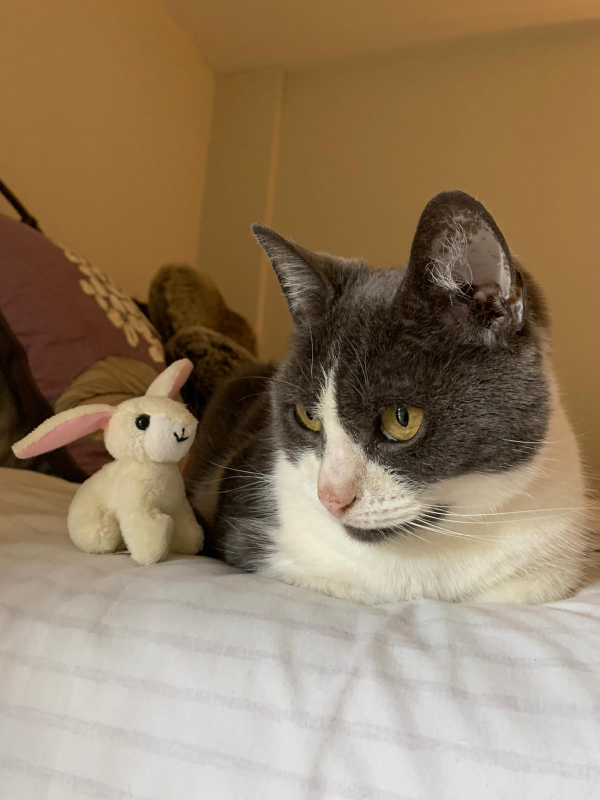
#> input picture ALL_ANSWERS/lab2/images/cat.jpg, 1200 x 1600 px (shown at 1/2 size)
$ jupyter execute --allow-errors lab2-linear_models_neural_nets_SVM.ipynb
#> lines starting #> are read from the running program, lines starting #| are printed output that depends on the picture
# Lab 2: Linear models, neural networks and SVMs

Now the first lab is complete which recapped Python, Jupyter Notebooks and NumPy operations and introduced scikit-learn (go back over the lab if you're unsure about anything as this lab builds from it), it's time to implement some key supervised learning algorithms: linear regression, neural networks and support vector machines (SVMs).

## Importing the libraries

This lab requires `h5py` package to interact with a dataset that is stored in an H5 file and `imageio` & `PIL` packages for image processing. If you don't have these packages then install using pip3 or conda, as an example run:
```
$ conda install h5py
```

Firstly, we'll import the required packages by running the cell below.

[cell 1]
import numpy as np
import matplotlib.pyplot as plt
from matplotlib.colors import ListedColormap
from sklearn.linear_model import LinearRegression, LogisticRegression
from sklearn.preprocessing import PolynomialFeatures
from sklearn.neural_network import MLPClassifier
from sklearn.metrics import plot_confusion_matrix
from sklearn.model_selection import GridSearchCV, RandomizedSearchCV
from sklearn.svm import SVC
from sklearn.datasets import make_moons

import h5py
import imageio
from PIL import Image
from utils import * # image processing functions from utils.py

## 1) Linear models for regression
Much of machine learning is about fitting functions to data and we begin with linear models, a class of models that are linear functions of the adjustable parameters. The simplest form of linear models are also linear functions of the input variables (simply known as linear regression). For example, for a 3-dimensional (D=3) input $\mathbf{x}=[x_1, x_2, x_3]^T$, linear regression is a linear combination of the input variables plus a constant $b$:

$$ f(\mathbf{x};\mathbf{w},b) = w_1 x_1 + w_2 x_2 + w_3 x_3 + b = \mathbf{w}^T \mathbf{x}  + b \qquad(1) $$

where $\mathbf{w}$ is a 3-dimensional vector of weights and the constant bias $b$ gives the value of the function at the origin.

We want to find the parameters, $\mathbf{w}$, of the linear function that best fits our training dataset of input-output pairs. We will first express our dataset of N examples as an NxD matrix called the *design matrix*, $X$, and the corresponding observed outputs into an Nx1 column vector, $\mathbf{y}$.

$$ \mathbf{y} = \left[ \begin{array}{c}y^{(1)} \\ y^{(2)} \\ \vdots \\ y^{(N)} \end{array} \right],
    \qquad
    X = \left[ \begin{array}{c}\mathbf{x}^{(1)\top} \\ \mathbf{x}^{(2)\top} \\ \vdots \\ \mathbf{x}^{(N)\top} \end{array} \right]
    = \left[ \begin{array}{cccc}
        x_1^{(1)} & x_2^{(1)} & \cdots & x_D^{(1)} \\
        x_1^{(2)} & x_2^{(2)} & \cdots & x_D^{(2)} \\
        \vdots & \vdots & \ddots & \vdots \\
        x_1^{(N)} & x_2^{(N)} & \cdots & x_D^{(N)} \\
\end{array} \right] $$

$$ \mathbf{f} = X\mathbf{w} + b \qquad(2) $$

Expressing the data in the form of a matrix and vector allows us to use the notation of linear algebra to derive the solution. This improves readability and maps more closely to how this is implemented efficiently in code with matrix-vector operations.

We can compute the total square error of the function values above, compared to the observed training set values:

$$ \sum_{n=1}^N [y^{(n)} - f(\mathbf{x}^{(n)};\mathbf{w},b)]^2 = (\mathbf{y}-\mathbf{f})^T(\mathbf{y}-\mathbf{f}) \qquad(3) $$

The least-squares fitting problem is finding the parameters that minimise this error.

Note that there is a notational trick that allows for the bias term, $b$, to be omitted from equations 1 and 2 above. If we construct our design matrix to include an additional column/dimension (so that it is now NxD+1) containing a vector of 1's then the bias term can simply be interpreted  as another weight (i.e. $b = \mathbf{w}_{D+1}^{(n)}\mathbf{x}_{D+1}^{(n)}$ where $\mathbf{x}_{D+1}^{(n)} = 1$ for all $n$).

### 1.1) Least squares fitting

We will begin by generating a series of points from a given quadratic (non-linear) equation $y=(x-1)(x-5) = x^2-6x+5$ with normally distributed noise added i.e. $\mathcal{N}(\mu=0,\sigma=5)$.

[cell 2]
np.random.seed(0)
N = 30
sigma = 5
x = np.sort(np.random.sample((N,1)))*10
y = (x-1)*(x-5) + np.random.normal(0,sigma,N).reshape(-1, 1)

fig, ax = plt.subplots(figsize=(6,4))
ax.scatter(x, y)
ax.set_xlabel('x')
ax.set_ylabel('y')
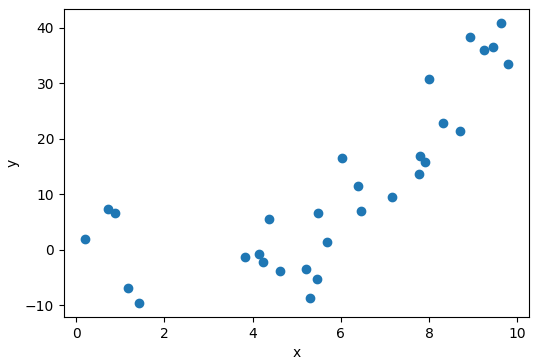
#> figure drawn by matplotlib, 1 panel

Fit a linear function to the generated data, print $w_1$ and $b$ (or $w_0$) and plot the learnt function.

As a helper:
- 1) Create the array $X_{bias}$ by concatenating a vector of ones to $X$ (use [np.concatenate](https://numpy.org/doc/stable/reference/generated/numpy.concatenate.html))
- 2) Calculate $w$ using [np.linalg.lstsq](https://numpy.org/doc/stable/reference/generated/numpy.linalg.lstsq.html)
- 3) Generate predictions $y_{pred}$ for the fitted function
- 4) Plot the learnt linear function alongside the original data points.

[cell 3]
# write your code here

Now use [scikit-learn](https://scikit-learn.org/stable/modules/linear_model.html#ordinary-least-squares) to fit the linear model. Do you get the same $w_1$ and $b$ (coefficient and intercept)? Is the model overfitting or underfitting?

[cell 4]
# write your code here

### 1.2) Non-linear regression: polynomial fitting
Remember that the linear regression model from exercise 1.1 was unable to fit the data well because the data was not linear. We  extend the class of linear models by considering linear combinations of a set of fixed non-linear functions, or basis functions, (see Bishop section 3.1 for more information on basis functions) applied to the input data. Examples of basis functions include the Gaussian basis function and sigmoid basis function but here we will use a polynomial basis function (see Bishop section 3.1 for more details of basis functions). The purpose for doing this is to transform the data into a higher dimensional space such that a linear function can be fit to it.

To fit a polynomial function, we use the following matrix $\Phi$ with the rows $\phi$ consisting of the polynomial basis function.

$$
\Phi = \left[ \begin{array}{ccccc}
        \phi_1(x^{(1)}) & \phi_2(x^{(1)}) & \phi_3(x^{(1)}) & \cdots & \phi_K(x^{(1)}) & \\
        \phi_1(x^{(2)}) & \phi_2(x^{(2)}) & \phi_3(x^{(2)}) & \cdots & \phi_K(x^{(2)}) & \\
        \vdots & \vdots & \vdots & \ddots & \vdots \\
        \phi_1(x^{(N)}) & \phi_2(x^{(N)}) & \phi_3(x^{(N)}) & \cdots & \phi_K(x^{(N)}) & \\
        \end{array} \right] =
        \left[ \begin{array}{ccccc}
        1 & x^{(1)} & {(x^{(1)})}^2 & \cdots & {(x^{(1)})}^{K-1} \\
        1 & x^{(2)} & {(x^{(2)})}^2 & \cdots & {(x^{(2)})}^{K-1} \\
        \vdots & \vdots & \vdots & \ddots & \vdots \\
        1 & x^{(N)} & {(x^{(N)})}^2 & \cdots & {(x^{(N)})}^{K-1} \\
        \end{array} \right]
$$

$$ f(\mathbf{x}) = \mathbf{w}^T \phi (\mathbf{x}) \qquad(4) $$

Notice that the function we are fitting now is non-linear in $\mathbf{x}$ but we can still apply linear regression in the same way as before because the function is still linear in both $\phi(\mathbf{x})$ and $\mathbf{w}$.

Use scikit-learn [PolynomialFeatures](https://scikit-learn.org/stable/modules/generated/sklearn.preprocessing.PolynomialFeatures.html?highlight=polynomial#sklearn.preprocessing.PolynomialFeatures) to fit a second order polynomial to the data, plot the fit line.

[cell 5]
# write your code here

Increase the order of the polynomial. When does the model start to overfit? Which order of polynomial would you use?

## 2) Neural Network for Image Classification
In this section we are going to recap the ideas behind deep neural networks and implement a network to classify cat images (I can sense the excitement).

The dataset we will use is a set of labeled images containing cats (label=1) and non-cats (label=0). Run the cell below to load in train and test splits of the dataset from the local `data.h5` file. Make sure you have downloaded this data file in addition to the notebook from the lab repository.

#> (a cell that did not finish here is left out)

The following cell displays an image in the dataset - change the index and re-run the cell to see other images.

[cell 7]
# Example of a cat picture
index = 208
#> (the rest of this cell did not finish here and is left out)

### 2.1) Explore the dataset
Print the values of:
- a) number of training examples (`num_train`)
- b) number of test examples (`num_test`)
- c) height/width of image or the number of pixels (`num_px`).

Note, `train_set_x_orig` is a numpy-array of shape (`num_train`, `num_px`, `num_px`, 3).

[cell 8]
# write your code here

### 2.2) Reshape the images
Reshape the training (`train_x_orig`) and test (`test_x_orig`) data sets so that each image is flattened into column vector.

<caption><center> <u>Figure 1</u>: Image to vector conversion. <br> </center></caption>

Print the shape of the reshaped training and testing datasets.

[cell 9]
# write your code here

### 2.3) Standardise the images
The pixel value is a vector of three numbers (representing the RGB channels) ranging from 0 to 255. A common preprocessing step in machine learning is to standardise your dataset (subtract the mean and then divide by the standard deviation). For picture datasets, it is simpler and more convenient to apply min-max normalisation by dividing every value by 255.

Apply min-max normalization to the dataset and check the minimum and maximum are 0 and 1, respectively.

[cell 10]
# write your code here

### 2.4) Logistic regression classifier
Logistic regression, despite its name, is a linear model for classification. The probabilities describing the possible outcomes of a classification are modeled using a logistic (sigmoid) function.

$$sigmoid(x) = \frac{1}{1+e^{-x}}$$

Logistic regression can be thought of as a neural network with a single node with a sigmoid activation function.

<caption><center> <u>Figure 2</u>: Logistic regression classifier.</center></caption>

Use scikit-learn's [logistic regression](https://scikit-learn.org/stable/modules/generated/sklearn.linear_model.LogisticRegression.html?highlight=logistic#sklearn.linear_model.LogisticRegression) to train a cat classifier. What's the classifier's accuracy on the training and test sets?

Hint, the classifier `fit` method has the following inputs:
- Training data with shape (`n_samples`, `n_features`)
- Target values with shape (`n_samples`,). Use `.flatten()` to collapse a 2-D array to a 1-D array.

[cell 11]
# write your code here

### Neural network architecture
We will initially build a fully connected neural network with one hidden layer (i.e. one layer between input and output). When using more than one hidden layer we define it as a deep neural network.

<caption><center> <u>Figure 3</u>: 2-layer neural network.</center></caption>


- ***INPUT:*** $ x = [x_0,x_1,...,x_{12287}] \quad x_i \in [0,1] $

The input is a (64,64,3) image which we have already flattened to a vector of size (12288,1) and standardised.

- ***LINEAR:*** $ z^{[1]} = W^{[1]} x + b^{[1]} $

The input vector is multiplied by the weight matrix $W^{[1]}$ of size $(n^{[1]}, 12288)$ and then a bias term is added in a linear transformation. $n^{[1]}$ is the number of neurons in the hidden layer.

- ***RELU:*** $ a^{[1]} = RELU(z^{[1]}) = max(0,z^{[1]}) $

A non-linear activation function is then applied, in this case a rectified linear unit (or ReLU which outputs the maximum of the input and 0).

- ***LINEAR:*** $ z^{[2]} = W^{[2]} a^{[1]} + b^{[2]} $

A linear transformation is applied to the output of the hidden layer $ a^{[1]} $.

- ***SIGMOID:*** $ \hat{y} = a^{[2]} = \sigma(z^{[2]}) = \frac{1}{1 + e^{-z^{[2]}}} $

Given it's a binary classification task (cat or no cat) then the sigmoid or logistic function is the activation of the output layer (this is automatically selected by scikit-learn).

- ***OUTPUT:*** $ \hat{y} $

The output is the probability the photo contains a cat so if the value is greater than 0.5 the prediction is cat.

The overall process from inputs to outputs is known as forward propagation, see Bishop section 5.1 for more information.

### Training a neural network
Neural networks are trained by learning the weights $W$ and biases $b$ in the hidden and output layers such that the network outputs the correct labels as optimally as possible. How well the network is performing is defined by a loss function, here the log loss (also called logistic regression loss or cross-entropy loss). The cost function $J$ which drives training is the sum of all the errors (log losses) for all the training examples in the training set.

$$ J = -\frac{1}{m}\sum_{i=1}^{m}y^{(i)}\log(\hat{y}^{(i)})+(1-y^{(i)})\log(1-\hat{y}^{(i)}) $$

The goal of neural network optimisation is to learn weights and biases that minimise the cost function. This is done by backpropagating the cost function error from the output layer, through the network to the first hidden layer. During this process the weights and biases are updated by gradient decent optimisation (using the cost function gradient with respect to all weights and bias).

For a parameter $\theta$, a simple gradient decent update rule is $ \theta = \theta - \eta \text{ } d\theta$, where $\eta$ is the learning rate (see Bishop section 5.2 and 5.3 for more information). More complex optimisation algorithms exist, for example the popular [Adam optimiser](https://arxiv.org/pdf/1412.6980).

### 2.4) Implement the neural network in scikit-learn
Thankfully, we don't need to construct the neural network manually and instead can use scikit-learn's [multi-layer perceptron (MLP) classifier](https://scikit-learn.org/stable/modules/generated/sklearn.neural_network.MLPClassifier.html#sklearn.neural_network.MLPClassifier).

Construct and train a neural network using MLP classifier with the following hyperparameters:
- Single hidden layer with 64 neurons.
- RELU activation function
- Stochastic gradient descent optimiser
- Initial learning rate $ \eta = 0.001 $ ($1e-3$)
- No regularisation $ \alpha = 0 $

Plot the loss curve (using `clf.loss_curve_`) which shows the network learning as the number of iteration increases.

Has the loss curve flat-lined? Hint, you may have to specify the `max_iter` and `n_iter_no_change` parameters.

[cell 12]
# write your code here

### 2.5 Evaluation
How does the neural network perform on the training and test data? Print the training and testing accuracy. Is classifier overfitting?

A confusion matrix is a way to visualise the performance of a classification model by showing the counts of the predicted and actual labels. The following terms are important metrics in classification tasks:
- total number of positives in the dataset i.e. cat images (P)
- total number of negatives in the dataset i.e. non cat images (N)
- number of correct positive predictions (TP)
- number of correct negative predictions (TN)
- number of incorrect positive predictions (FP)
- number of incorrect negative predictions (FN)
- accuracy $= \frac{TP+TN}{P+N}$
- sensitivity, recall or true positive rate $= \frac{TP}{P}$
- specificity or true negative rate $= \frac{TN}{N}$
- precision $= \frac{TP}{TP+FP}$

Plot the [confusion matrix](https://scikit-learn.org/stable/modules/generated/sklearn.metrics.plot_confusion_matrix.html#sklearn.metrics.plot_confusion_matrix) for the test data. Where is the classifier making mistakes?

[cell 13]
# write your code here

### Hyperparameter tuning using cross-validation
The performance of a neural network after training is highly dependent on how the hyperparameters are chosen. In contrast to the network parameters, $W$ and $b$, a hyperparameter refers to something that is fixed (usually manually chosen by the person training the model) throughout training and used to control the training process. Hyperparameters include the number of hidden layers, number of neurons in the hidden layers, learning rate, mini-batch size (for stochastic gradient descent optimisers) and regularisation parameter $\alpha$.

Cross-validation (CV for short) is used to evaluate model performance for model selection and to tune hyperparameters. In k-fold CV the training set is split into k smaller sets (called folds) and each fold is used as a validation set for models trained on all the other folds.

<caption><center> <u>Figure 3</u>: 5 fold cross validation.</center></caption>

The performance of a model is measured by the average score (error) for all the fold. A test set should still be held out for final evaluation. For more information on CV see Bishop section 1.3.

Scikit-learn offers two approaches to search the hyperparameter space using cross validation: [GridSearchCV](https://scikit-learn.org/stable/modules/generated/sklearn.model_selection.GridSearchCV.html#sklearn.model_selection.GridSearchCV) which considers all parameter combinations and [RandomizedSearchCV](https://scikit-learn.org/stable/modules/generated/sklearn.model_selection.RandomizedSearchCV.html#sklearn.model_selection.RandomizedSearchCV) which samples a given number of candidates from a parameter space with a specified distribution.

### 2.6) Tune the learning rate and regularisation parameter using CV
The learning rate $\eta$ is an important hyperparameter to tune. Choosing a value that is too small will result in training that takes too long to converge and a value too large will cause instabilities in the training that prevent convergence. The regularisation parameter $\alpha$ controls the weighting of L2 regularisation in the cost function to help with overfitting by encouraging smaller weights leading to a smoother decision boundary.

Use RandomizedSearchCV to perform hyperparameter tuning of learning rate and regularisation parameter (limit the number of iterations `n_iter` ~10 and number of folds `cv` ~ 3 keep to reasonable training times).

A good methodology is to start with a wide range of hyperparameter values before homing in over a finer range.

Hint, use [numpy.logspace](https://numpy.org/doc/stable/reference/generated/numpy.logspace.html) to define the range of the hyperparameters spaced over a log scale for example:
```Python
alphas = np.logspace(-3, 0, 100)
learning_rates = np.logspace(-4, -2, 100)
```

[cell 14]
# write your code here

It is common to create deep networks for most tasks with complexity controlled not by the network size (number of layers and nodes per layer) but with regularisation. Regularisation is a general term describing ways to control the complexity of a neural network in order to avoid overfitting. We have already discussed (and tuned) the L2 regularisation term of the error function.

Dropout is another regularisation technique and has been shown as an effective way of preventing overfitting but is unfortunately not implemented scikit-learn MLP. For dropout it's recommended to use either the [PyTorch](https://pytorch.org/tutorials/) or [TensorFlow/Keras](https://www.tensorflow.org/tutorials) frameworks which offer far more flexibility in neural network architectures as opposed to scikit-learn and faster training on GPUs.

Can you improve the performance of the network by tuning the various hyperparameters?

### 2.7) Just for fun, test your classifier with your own image
Upload a photo into the images folder and change the `my_image` variable in the cell below.

[cell 15]
my_image = "cat.jpg" # change this to the name of your image file

fname = "images/" + my_image
image = np.array(imageio.imread(fname))
#> image is the input picture: shape (1600, 1200, 3); mean R, G, B 148, 126.5, 99.7
#> (the rest of this cell did not finish here and is left out)

## 3) Support vector machines (SVM)
The algorithms implemented so far are parametric where a fixed number parameters are learn using training data which is then discarded and the learnt model used to make prediction on new data. In this section we implement support vector machines, a nonparametric model where the number of parameters are not fixed in advanced but grow with the amount of data.

A support vector machine constructs a hyper-plane to separate classes by maximising the distance (or margin) to the nearest training data points of any class. The figure below shows the decision boundary for linearly separable data, with three instances on the margin boundaries, called “support vectors”.

<caption><center> <u>Figure 4</u>: SVM decision boundary, margin and support vectors.</center></caption>

For data that is not linearly separable, SVM classification involves quadratic programming optimisation to maximise the margin while incurring a penalty for each sample within the margin or a misclassification. The penalty strength is controlled by the hyperparameter `C`, a regularisation parameter that scales inversely.

SVMs can perform non-linear classification using the kernel trick (because the dual form of the quadratic optimisation problem consists of the pairwise dot product between training data points). The kernel function transforms the non-linear data into a feature space in which the linear support vector regression model is fit.

For more information on SVMs, see Bishop section 7.1.

The exercise for SVM classification involves a toy dataset generated in the cell below:

[cell 16]
np.random.seed(0)
N = 100
x1 = np.linspace(-4,3.5,N).reshape(-1,1) + np.random.normal(0,0.2,N).reshape(-1,1)
y1 = np.exp(0.6*x1) - 1 + np.random.normal(0,1.5,N).reshape(-1,1)
x2 = np.random.normal(-1, 1.5, N).reshape(-1,1)
y2 = np.random.normal(4, 1.5, N).reshape(-1,1)

fig, ax = plt.subplots(figsize=(7, 5))
ax.scatter(x1,y1)
ax.scatter(x2,y2)
ax.set_xlim([-5,4])
ax.set_ylim([-2,7])
ax.set_xlabel('X')
ax.set_ylabel('y')
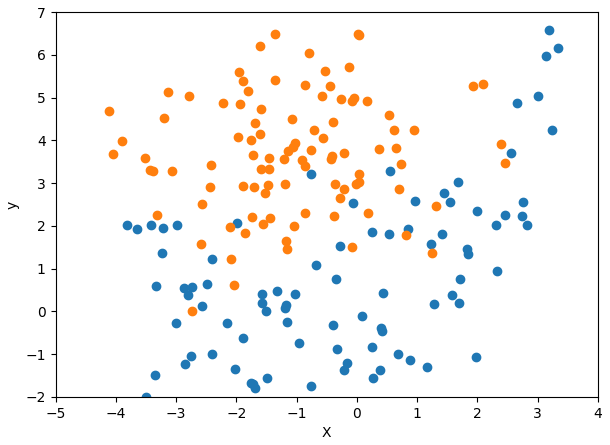
#> figure drawn by matplotlib, 1 panel

### Logistic regression classifier
A logistic regression classifier has been implemented on the toy dataset below, clearly not suitable for the non-linear data.

[cell 17]
X = np.concatenate((np.concatenate((x1,x2)), np.concatenate((y1,y2))), axis=1)
Y = np.concatenate((np.zeros(N),np.ones(N)))
# blue = 0, orange = 1

def plot_clf(clf):
    h = 0.01
    xx, yy = np.meshgrid(np.arange(-5, 4, h), np.arange(-2, 7, h))
    Z = clf.predict(np.c_[xx.ravel(), yy.ravel()])
    Z = Z.reshape(xx.shape)
    fig, ax = plt.subplots(figsize=(7, 5))
    ax.pcolormesh(xx, yy, Z, cmap=plt.cm.Paired, shading='auto')
    ax.scatter(x1,y1)
    ax.scatter(x2,y2)
    ax.set_xlim([-5,4])
    ax.set_ylim([-2,7])
    ax.set_xlabel('X')
    ax.set_ylabel('y')

logreg = LogisticRegression(solver='lbfgs')
logreg.fit(X, Y)
print(f'Logistic regression classifier accuracy: {logreg.score(X, Y)}')
plot_clf(logreg)
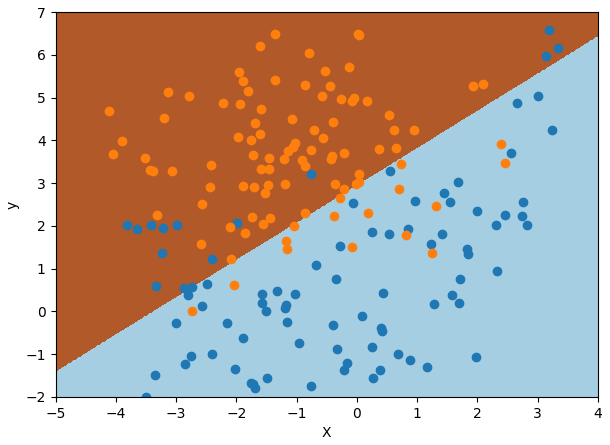
#> figure drawn by matplotlib, 1 panel

### 3.1) SVM classifier
Implement a SVM classifier using scikit-learn [SVC](https://scikit-learn.org/stable/modules/generated/sklearn.svm.SVC.html#sklearn.svm.SVC) and the `plot_clf` function defined in the previous cell.

Experiment with the hyperparameter `C` considering overfitting and generalisation. How would you tune `C`?

[cell 18]
# write your code here

## 4) Classifier comparison
We are now going to compare the classifiers introduced above on a toy dataset plotted below.

[cell 19]
X, y = make_moons(noise=0.3, random_state=0)

fig, ax = plt.subplots(figsize=(6, 4))
# Plot the points
cm_bright = ListedColormap(['#FF0000', '#0000FF'])
ax.scatter(X[:, 0], X[:, 1], c=y, cmap=cm_bright, edgecolors='k')
ax.set_title("Input data")
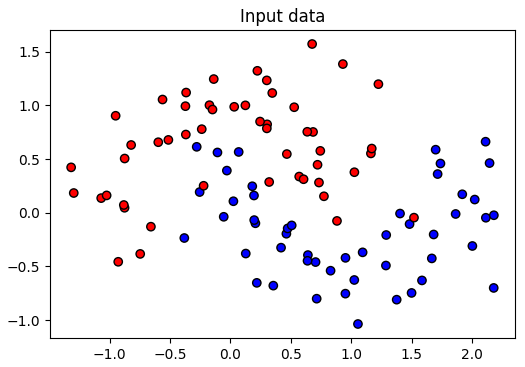
#> figure drawn by matplotlib, 1 panel
